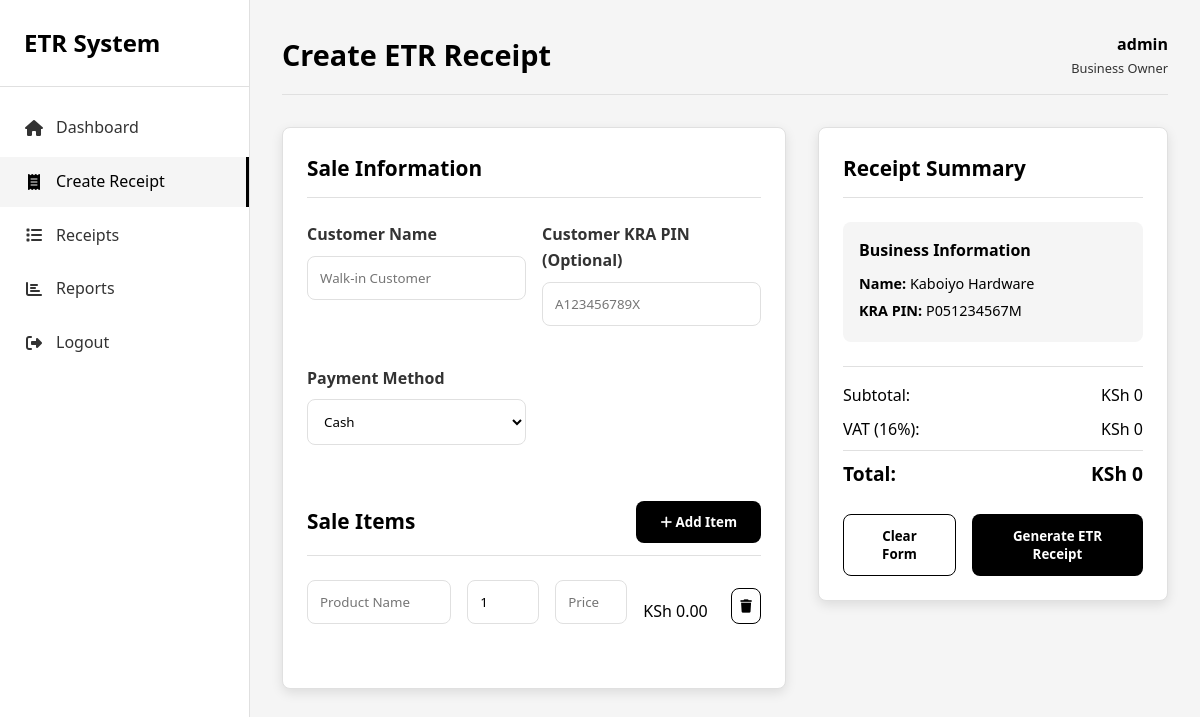
/create-receipt (signed in), run on the app's committed database.
### tables this page shows
CREATE TABLE users (
                id INTEGER PRIMARY KEY AUTOINCREMENT,
                business_name TEXT NOT NULL,
                kra_pin TEXT NOT NULL UNIQUE,
                phone_number TEXT NOT NULL,
                person_in_charge TEXT NOT NULL,
                town_city TEXT NOT NULL,
                username TEXT UNIQUE NOT NULL,
                password_hash TEXT NOT NULL,
                role TEXT DEFAULT 'admin',
                is_active BOOLEAN DEFAULT 1,
                api_key TEXT,
                receipt_prefix TEXT DEFAULT 'RCP',
                vat_rate REAL DEFAULT 16.0,
                include_address BOOLEAN DEFAULT 1,
                auto_print BOOLEAN DEFAULT 0,
                created_at TIMESTAMP DEFAULT CURRENT_TIMESTAMP
            );

### app.py (the view, shortened to what this page needs)
@app.route('/create-receipt', methods=['GET', 'POST'])
@login_required
def create_receipt():
    user_data = get_user_data(current_user.id)
    return render_template('create_receipt.html', user_data=user_data)

### app.py (called while the page is built)
@login_manager.user_loader
def load_user(user_id):
    db = get_db()
    user = db.execute('SELECT * FROM users WHERE id = ?', (user_id,)).fetchone()
    if user:
        return User(user['id'], user['username'], user['role'])
    return None

def get_db():
    db = sqlite3.connect(
        app.config['DATABASE'],
        detect_types=sqlite3.PARSE_DECLTYPES
    )
    db.row_factory = sqlite3.Row
    return db

def get_user_data(user_id):
    db = get_db()
    user = db.execute('SELECT * FROM users WHERE id = ?', (user_id,)).fetchone()
    if user:
        return dict(user)
    return None

### templates/create_receipt.html (shortened to what this page needs)
<!DOCTYPE html>
<html lang="en">
<head>
    <link rel="stylesheet" href="https://cdnjs.cloudflare.com/ajax/libs/font-awesome/6.4.0/css/all.min.css">
    <link rel="stylesheet" href="{{ url_for('static', filename='css/style.css') }}">
</head>
<body>
    <div class="container">
        <div class="sidebar">
            <div class="sidebar-header">
                <h2>ETR System</h2>
            </div>
            <nav class="sidebar-nav">
                <ul>
                    <li><a href="{{ url_for('dashboard') }}"><i class="fas fa-home"></i> <span>Dashboard</span></a></li>
                    <li><a href="{{ url_for('create_receipt') }}" class="active"><i class="fas fa-receipt"></i> <span>Create Receipt</span></a></li>
                    <li><a href="{{ url_for('receipts') }}"><i class="fas fa-list"></i> <span>Receipts</span></a></li>
                    <li><a href="{{ url_for('reports') }}"><i class="fas fa-chart-bar"></i> <span>Reports</span></a></li>
                    <li><a href="{{ url_for('logout') }}"><i class="fas fa-sign-out-alt"></i> <span>Logout</span></a></li>
                </ul>
            </nav>
        </div>
        <div class="main-content">
            <div class="header">
                <h1>Create ETR Receipt</h1>
                <div class="user-menu">
                    <div class="user-info">
                        <div class="user-name">{{ current_user.username }}</div>
                        <div class="user-role">Business Owner</div>
                    </div>
                </div>
            </div>
            <div class="sales-container">
                <div class="products-section">
                    <div class="section-header">
                        <h2>Sale Information</h2>
                    </div>
                    <div class="form-row">
                        <div class="form-group">
                            <label for="customerName">Customer Name</label>
                            <input type="text" id="customerName" placeholder="Walk-in Customer">
                        </div>
                        <div class="form-group">
                            <label for="customerPIN">Customer KRA PIN (Optional)</label>
                            <input type="text" id="customerPIN" placeholder="A123456789X">
                        </div>
                    </div>
                    <div class="form-row">
                        <div class="form-group">
                            <label for="paymentMethod">Payment Method</label>
                            <select id="paymentMethod">
                                <option value="Cash">Cash</option>
                            </select>
                        </div>
                    </div>
                    <div class="section-header" style="margin-top: 2rem;">
                        <h2>Sale Items</h2>
                        <button type="button" class="btn" id="addItemBtn">
                            <i class="fas fa-plus"></i> Add Item
                        </button>
                    </div>
                    <div id="itemsContainer">
                        <div class="item-row">
                            <div class="form-group">
                                <input type="text" class="item-name" placeholder="Product Name" required>
                            </div>
                            <div class="form-group">
                                <input type="number" class="item-quantity" placeholder="Qty" value="1" min="1" required>
                            </div>
                            <div class="form-group">
                                <input type="number" class="item-price" placeholder="Price" step="0.01" min="0" required>
                            </div>
                            <div class="form-group">
                                <span class="item-total">KSh 0.00</span>
                            </div>
                            <div class="form-group">
                                <button type="button" class="btn btn-outline remove-item-btn" style="padding: 0.5rem;">
                                    <i class="fas fa-trash"></i>
                                </button>
                            </div>
                        </div>
                    </div>
                </div>
                <div class="cart-section">
                    <div class="section-header">
                        <h2>Receipt Summary</h2>
                    </div>
                    <div class="business-info" style="margin-bottom: 1.5rem; padding: 1rem; background: var(--light-gray); border-radius: var(--border-radius);">
                        <h3 style="margin-bottom: 0.5rem; font-size: 1rem;">Business Information</h3>
                        <p style="margin: 0.25rem 0; font-size: 0.9rem;"><strong>Name:</strong> {{ user_data.business_name }}</p>
                        <p style="margin: 0.25rem 0; font-size: 0.9rem;"><strong>KRA PIN:</strong> {{ user_data.kra_pin }}</p>
                    </div>
                    <div class="cart-summary">
                        <div class="summary-row">
                            <span>Subtotal:</span>
                            <span id="subtotal">KSh 0.00</span>
                        </div>
                        <div class="summary-row">
                            <span>VAT (16%):</span>
                            <span id="vatAmount">KSh 0.00</span>
                        </div>
                        <div class="summary-row summary-total">
                            <span>Total:</span>
                            <span id="totalAmount">KSh 0.00</span>
                        </div>
                    </div>
                    <div class="form-actions">
                        <button class="btn btn-outline" id="clearFormBtn">Clear Form</button>
                        <button class="btn" id="generateReceiptBtn">Generate ETR Receipt</button>
                    </div>
                </div>
            </div>
        </div>
    </div>
</body>
</html>

### static/css/style.css (style rules this page uses)
:root { --primary-black: #000000; --primary-white: #ffffff; --light-gray: #f5f5f5; --medium-gray: #e0e0e0; --dark-gray: #333333; --border-radius: 8px; --box-shadow: 0 4px 12px rgba(0, 0, 0, 0.1); --transition: all 0.3s ease; }
* { margin: 0; padding: 0; box-sizing: border-box; font-family: 'Segoe UI', Tahoma, Geneva, Verdana, sans-serif; }
body { background-color: var(--light-gray); color: var(--primary-black); line-height: 1.6; }
.form-group { margin-bottom: 1.5rem; }
.form-group label { display: block; margin-bottom: 0.5rem; font-weight: 600; color: var(--dark-gray); }
.form-group input, .form-group select { width: 100%; padding: 0.75rem; border: 1px solid var(--medium-gray); border-radius: var(--border-radius); background: var(--primary-white); color: var(--primary-black); transition: var(--transition); }
.btn { display: inline-block; padding: 0.75rem 1.5rem; background: var(--primary-black); color: var(--primary-white); border: none; border-radius: var(--border-radius); cursor: pointer; font-weight: 600; text-align: center; transition: var(--transition); text-decoration: none; }
.btn-outline { background: transparent; color: var(--primary-black); border: 1px solid var(--primary-black); }
.container { display: flex; min-height: 100vh; }
.sidebar { width: 250px; background: var(--primary-white); border-right: 1px solid var(--medium-gray); padding: 1.5rem 0; position: fixed; height: 100vh; overflow-y: auto; }
.sidebar-header { padding: 0 1.5rem 1.5rem; border-bottom: 1px solid var(--medium-gray); margin-bottom: 1rem; }
.sidebar-header h2 { font-size: 1.5rem; font-weight: 700; color: var(--primary-black); }
.sidebar-nav ul { list-style: none; }
.sidebar-nav li { margin-bottom: 0.25rem; }
.sidebar-nav a { display: flex; align-items: center; padding: 0.75rem 1.5rem; color: var(--dark-gray); text-decoration: none; transition: var(--transition); }
.sidebar-nav a:hover, .sidebar-nav a.active { background: var(--light-gray); color: var(--primary-black); border-right: 3px solid var(--primary-black); }
.sidebar-nav i { margin-right: 0.75rem; width: 20px; text-align: center; }
.main-content { flex: 1; margin-left: 250px; padding: 2rem; }
.header { display: flex; justify-content: space-between; align-items: center; margin-bottom: 2rem; padding-bottom: 1rem; border-bottom: 1px solid var(--medium-gray); }
.header h1 { font-size: 1.8rem; font-weight: 700; color: var(--primary-black); }
.user-menu { display: flex; align-items: center; gap: 1rem; }
.user-info { text-align: right; }
.user-name { font-weight: 600; color: var(--primary-black); }
.user-role { font-size: 0.8rem; color: var(--dark-gray); }
.sales-container { display: grid; grid-template-columns: 1fr 350px; gap: 2rem; }
.products-section { background: var(--primary-white); padding: 1.5rem; border-radius: var(--border-radius); box-shadow: var(--box-shadow); border: 1px solid var(--medium-gray); }
.cart-section { background: var(--primary-white); padding: 1.5rem; border-radius: var(--border-radius); box-shadow: var(--box-shadow); border: 1px solid var(--medium-gray); position: sticky; top: 2rem; height: fit-content; }
.section-header { display: flex; justify-content: space-between; align-items: center; margin-bottom: 1.5rem; padding-bottom: 0.75rem; border-bottom: 1px solid var(--medium-gray); }
.section-header h2 { font-size: 1.3rem; font-weight: 700; color: var(--primary-black); }
.item-row { display: grid; grid-template-columns: 2fr 1fr 1fr 1fr auto; gap: 1rem; align-items: end; margin-bottom: 1rem; padding-bottom: 1rem; border-bottom: 1px solid var(--medium-gray); }
.item-row:last-child { border-bottom: none; margin-bottom: 0; }
.cart-summary { border-top: 1px solid var(--medium-gray); padding-top: 1rem; }
.summary-row { display: flex; justify-content: space-between; margin-bottom: 0.5rem; }
.summary-total { font-weight: 700; font-size: 1.2rem; border-top: 1px solid var(--medium-gray); padding-top: 0.5rem; margin-top: 0.5rem; }
.form-row { display: grid; grid-template-columns: 1fr 1fr; gap: 1rem; margin-bottom: 1rem; }
.form-actions { display: flex; gap: 1rem; margin-top: 1.5rem; }

### data on the page
users: username "admin", business_name "Kaboiyo Hardware", kra_pin "P051234567M"
